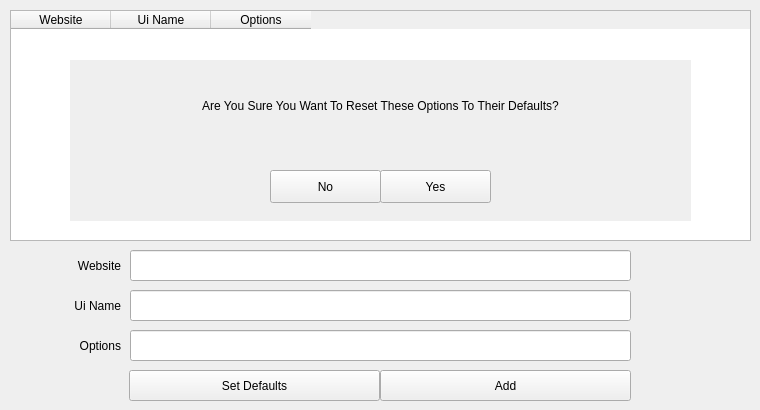
        <widget class="QWidget" name="tabPresetOptions">
         <attribute name="title">
          <string>Preset Options</string>
         </attribute>
         <widget class="QPushButton" name="pbConfigureSetPresetDefaults">
          <property name="geometry">
           <rect>
            <x>129</x>
            <y>370</y>
            <width>251</width>
            <height>31</height>
           </rect>
          </property>
          <property name="toolTip">
           <string>Reset Option To Its Default</string>
          </property>
          <property name="text">
           <string>Set Defaults</string>
          </property>
         </widget>
         <widget class="QTableWidget" name="tableWidgetConfigurePresetOptions">
          <property name="geometry">
           <rect>
            <x>10</x>
            <y>10</y>
            <width>741</width>
            <height>231</height>
           </rect>
          </property>
          <property name="editTriggers">
           <set>QAbstractItemView::EditTrigger::NoEditTriggers</set>
          </property>
          <property name="tabKeyNavigation">
           <bool>false</bool>
          </property>
          <property name="showDropIndicator" stdset="0">
           <bool>false</bool>
          </property>
          <property name="selectionMode">
           <enum>QAbstractItemView::SelectionMode::NoSelection</enum>
          </property>
          <property name="selectionBehavior">
           <enum>QAbstractItemView::SelectionBehavior::SelectItems</enum>
          </property>
          <property name="gridStyle">
           <enum>Qt::PenStyle::SolidLine</enum>
          </property>
          <column>
           <property name="text">
            <string>Website</string>
           </property>
          </column>
          <column>
           <property name="text">
            <string>Ui Name</string>
           </property>
          </column>
          <column>
           <property name="text">
            <string>Options</string>
           </property>
          </column>
         </widget>
         <widget class="QLineEdit" name="lineEditConfigureUiName">
          <property name="geometry">
           <rect>
            <x>130</x>
            <y>290</y>
            <width>501</width>
            <height>31</height>
           </rect>
          </property>
         </widget>
         <widget class="QLineEdit" name="lineEditConfigurePresetOptions">
          <property name="geometry">
           <rect>
            <x>130</x>
            <y>330</y>
            <width>501</width>
            <height>31</height>
           </rect>
          </property>
         </widget>
         <widget class="QLabel" name="labelConfugureUiName">
          <property name="geometry">
           <rect>
            <x>10</x>
            <y>290</y>
            <width>111</width>
            <height>31</height>
           </rect>
          </property>
          <property name="text">
           <string>Ui Name</string>
          </property>
          <property name="alignment">
           <set
                                            >Qt::AlignmentFlag::AlignRight|Qt::AlignmentFlag::AlignTrailing|Qt::AlignmentFlag::AlignVCenter</set>
          </property>
         </widget>
         <widget class="QLabel" name="labelConfigureOptionsPresetOptiions">
          <property name="geometry">
           <rect>
            <x>10</x>
            <y>330</y>
            <width>111</width>
            <height>31</height>
           </rect>
          </property>
          <property name="text">
           <string>Options</string>
          </property>
          <property name="alignment">
           <set
                                            >Qt::AlignmentFlag::AlignRight|Qt::AlignmentFlag::AlignTrailing|Qt::AlignmentFlag::AlignVCenter</set>
          </property>
         </widget>
         <widget class="QPushButton" name="pbConfigureAddToPresetList">
          <property name="geometry">
           <rect>
            <x>380</x>
            <y>370</y>
            <width>251</width>
            <height>31</height>
           </rect>
          </property>
          <property name="toolTip">
           <string />
          </property>
          <property name="text">
           <string>Add</string>
          </property>
         </widget>
         <widget class="QLineEdit" name="lineEditConfigureWebsite">
          <property name="geometry">
           <rect>
            <x>130</x>
            <y>250</y>
            <width>501</width>
            <height>31</height>
           </rect>
          </property>
         </widget>
         <widget class="QLabel" name="labelConfugureWebSite">
          <property name="geometry">
           <rect>
            <x>10</x>
            <y>250</y>
            <width>111</width>
            <height>31</height>
           </rect>
          </property>
          <property name="text">
           <string>Website</string>
          </property>
          <property name="alignment">
           <set
                                            >Qt::AlignmentFlag::AlignRight|Qt::AlignmentFlag::AlignTrailing|Qt::AlignmentFlag::AlignVCenter</set>
          </property>
         </widget>
         <widget class="QLabel" name="labelBaseConfirmResetPreset">
          <property name="geometry">
           <rect>
            <x>70</x>
            <y>60</y>
            <width>621</width>
            <height>161</height>
           </rect>
          </property>
          <property name="autoFillBackground">
           <bool>true</bool>
          </property>
          <property name="text">
           <string />
          </property>
         </widget>
         <widget class="QLabel" name="labelBaseConfirmResetPresetText">
          <property name="geometry">
           <rect>
            <x>110</x>
            <y>70</y>
            <width>541</width>
            <height>71</height>
           </rect>
          </property>
          <property name="text">
           <string
                                            >Are You Sure You Want To Reset These Options To Their Defaults?</string>
          </property>
          <property name="alignment">
           <set>Qt::AlignmentFlag::AlignCenter</set>
          </property>
          <property name="wordWrap">
           <bool>true</bool>
          </property>
         </widget>
         <widget class="QPushButton" name="pbConfigureConfirmResetNo">
          <property name="geometry">
           <rect>
            <x>270</x>
            <y>170</y>
            <width>111</width>
            <height>33</height>
           </rect>
          </property>
          <property name="text">
           <string>No</string>
          </property>
         </widget>
         <widget class="QPushButton" name="pbConfigureConfirmResetYes">
          <property name="geometry">
           <rect>
            <x>380</x>
            <y>170</y>
            <width>111</width>
            <height>33</height>
           </rect>
          </property>
          <property name="text">
           <string>Yes</string>
          </property>
         </widget>
        </widget>
